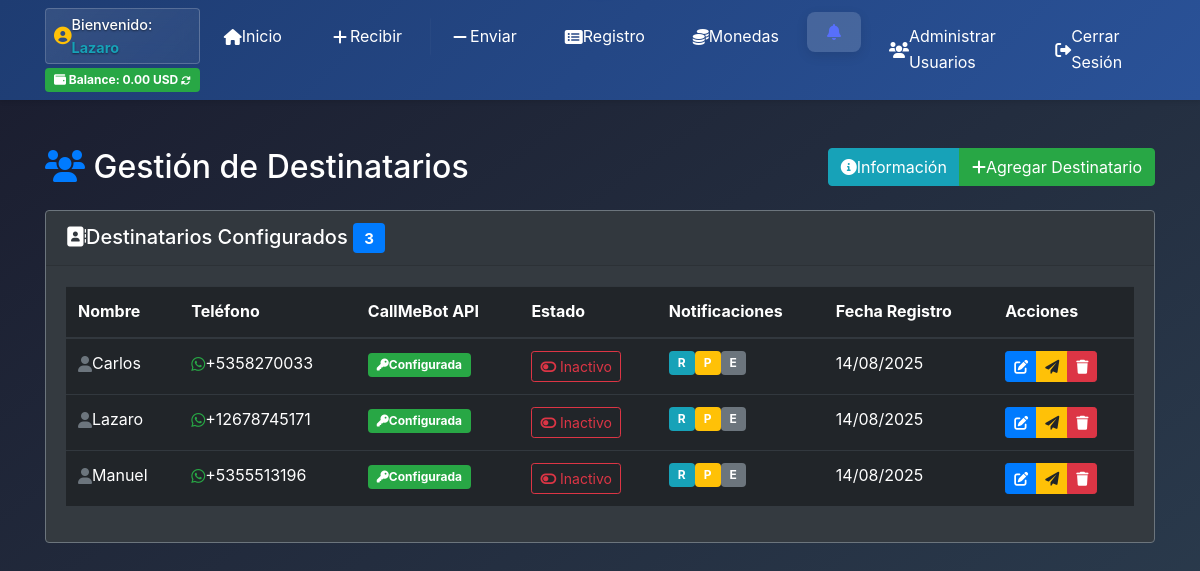
The page /notificaciones/destinatarios/ (signed in) on the database as committed earlier.
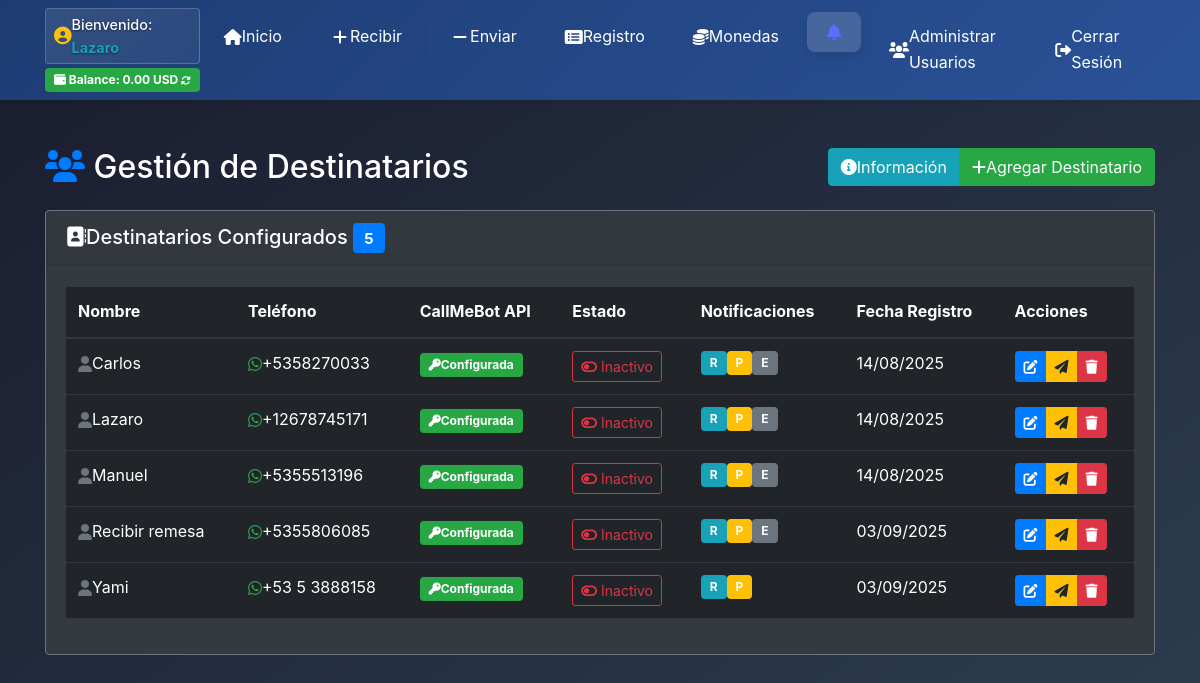
The same page on the database as committed later.
### notificaciones/models.py (models this page shows, shortened)
class DestinatarioNotificacion(models.Model):
    nombre = models.CharField(max_length=255, help_text="Nombre del destinatario")
    telefono = models.CharField(
        max_length=50,
        help_text="Número de WhatsApp (formato: +1234567890)"
    )
    activo = models.BooleanField(default=True)
    callmebot_api_key = models.CharField(
        max_length=255,
        blank=True,
        null=True,
        help_text="API Key personal de CallMeBot para este número específico"
    )
    recibir_remesas = models.BooleanField(
        default=True,
        help_text="Recibir notificaciones de remesas"
    )
    recibir_pagos = models.BooleanField(
        default=True,
        help_text="Recibir notificaciones de pagos"
    )
    recibir_cambios_estado = models.BooleanField(
        default=True,
        help_text="Recibir notificaciones de cambios de estado"
    )
    fecha_creacion = models.DateTimeField(auto_now_add=True)
    fecha_actualizacion = models.DateTimeField(auto_now=True)
    class Meta:
        verbose_name = "Destinatario de Notificación"
        verbose_name_plural = "Destinatarios de Notificación"
        ordering = ['nombre']

### notificaciones/views.py (the view)
# urls.py: path('destinatarios/', views.destinatarios_notificaciones, name='destinatarios'),
@staff_member_required
def destinatarios_notificaciones(request):
    destinatarios = DestinatarioNotificacion.objects.all().order_by('nombre')
    if request.method == 'POST':
        try:
            nombre = request.POST.get('nombre')
            telefono = request.POST.get('telefono')
            callmebot_api_key = request.POST.get('callmebot_api_key', '')
            activo = request.POST.get('activo') == 'true'
            recibir_remesas = request.POST.get('recibir_remesas') == 'true'
            recibir_pagos = request.POST.get('recibir_pagos') == 'true'
            recibir_cambios_estado = request.POST.get('recibir_cambios_estado') == 'true'
            if not nombre or not telefono:
                return JsonResponse({
                    'success': False,
                    'message': 'Nombre y teléfono son requeridos'
                })
            if DestinatarioNotificacion.objects.filter(telefono=telefono).exists():
                return JsonResponse({
                    'success': False,
                    'message': f'Ya existe un destinatario con el teléfono {telefono}'
                })
            destinatario = DestinatarioNotificacion.objects.create(
                nombre=nombre,
                telefono=telefono,
                callmebot_api_key=callmebot_api_key if callmebot_api_key else None,
                activo=activo,
                recibir_remesas=recibir_remesas,
                recibir_pagos=recibir_pagos,
                recibir_cambios_estado=recibir_cambios_estado
            )
            return JsonResponse({
                'success': True,
                'message': f'Destinatario {nombre} agregado correctamente'
            })
        except Exception as e:
            return JsonResponse({
                'success': False,
                'message': f'Error al agregar destinatario: {str(e)}'
            })
    else:
        form = DestinatarioForm()
    return render(request, 'notificaciones/destinatarios.html', {
        'destinatarios': destinatarios,
        'form': form
    })

### notificaciones/templates/notificaciones/destinatarios.html (shortened to what the changed rows need)
{% extends "eglisapp/base.html" %}
{% load static %}
{% block content %}
<div class="container mt-5">
    <div class="row">
        <div class="col-12">
            <div class="d-flex flex-column flex-md-row justify-content-between align-items-start align-items-md-center mb-4">
                <h2 class="text-white mb-3 mb-md-0">
                    <i class="fas fa-users me-2 text-primary"></i>
                    Gestión de Destinatarios
                </h2>
            </div>
            <div class="card bg-dark border-secondary">
                <div class="card-header">
                    <h5 class="mb-0 text-white">
                        <i class="fas fa-address-book me-2"></i>Destinatarios Configurados
                        <span class="badge bg-primary ms-2">{{ destinatarios.count }}</span>
                    </h5>
                </div>
                <div class="card-body">
                    {% if destinatarios %}
                        <div class="d-none d-lg-block">
                            <div class="table-responsive">
                                <table class="table table-dark table-hover">
                                    <thead>
                                        <tr>
                                            <th>Nombre</th>
                                            <th>Teléfono</th>
                                            <th>CallMeBot API</th>
                                            <th>Estado</th>
                                            <th>Notificaciones</th>
                                            <th>Fecha Registro</th>
                                            <th class="text-end">Acciones</th>
                                        </tr>
                                    </thead>
                                    <tbody>
                                        {% for destinatario in destinatarios %}
                                        <tr>
                                            <td>
                                                <div class="d-flex align-items-center">
                                                    <i class="fas fa-user me-2 text-muted"></i>
                                                    {{ destinatario.nombre }}
                                                </div>
                                            </td>
                                            <td>
                                                <div class="d-flex align-items-center">
                                                    <i class="fab fa-whatsapp me-2 text-success"></i>
                                                    {{ destinatario.telefono }}
                                                </div>
                                            </td>
                                            <td>
                                                {% if destinatario.callmebot_api_key %}
                                                    <span class="badge bg-success" title="API Key configurada">
                                                        <i class="fas fa-key me-1"></i>Configurada
                                                    </span>
                                                {% else %}
                                                    <span class="badge bg-warning" title="API Key no configurada">
                                                        <i class="fas fa-exclamation-triangle me-1"></i>No configurada
                                                    </span>
                                                {% endif %}
                                            </td>
                                            <td>
                                                <button type="button"
                                                        class="btn btn-sm {% if destinatario.activo %}btn-success{% else %}btn-outline-danger{% endif %} toggle-estado-btn"
                                                        data-destinatario-id="{{ destinatario.pk }}"
                                                        data-estado-actual="{% if destinatario.activo %}true{% else %}false{% endif %}"
                                                        title="{% if destinatario.activo %}Desactivar destinatario{% else %}Activar destinatario{% endif %}">
                                                    <i class="fas {% if destinatario.activo %}fa-toggle-on{% else %}fa-toggle-off{% endif %} me-1"></i>
                                                    {% if destinatario.activo %}Activo{% else %}Inactivo{% endif %}
                                                </button>
                                            </td>
                                            <td>
                                                <div class="d-flex gap-1">
                                                    {% if destinatario.recibir_remesas %}
                                                        <span class="badge bg-info" title="Recibe notificaciones de remesas">R</span>
                                                    {% endif %}
                                                    {% if destinatario.recibir_pagos %}
                                                        <span class="badge bg-warning" title="Recibe notificaciones de pagos">P</span>
                                                    {% endif %}
                                                    {% if destinatario.recibir_cambios_estado %}
                                                        <span class="badge bg-secondary" title="Recibe notificaciones de cambios de estado">E</span>
                                                    {% endif %}
                                                </div>
                                            </td>
                                            <td>{{ destinatario.fecha_creacion|date:"d/m/Y" }}</td>
                                            <td class="text-end">
                                                <div class="btn-group btn-group-sm">
                                                    <button type="button"
                                                            class="btn btn-primary editar-destinatario-btn"
                                                            data-destinatario-id="{{ destinatario.pk }}"
                                                            data-nombre="{{ destinatario.nombre }}"
                                                            data-telefono="{{ destinatario.telefono }}"
                                                            data-callmebot-api-key="{{ destinatario.callmebot_api_key|default:'' }}"
                                                            data-activo="{% if destinatario.activo %}true{% else %}false{% endif %}"
                                                            data-recibir-remesas="{% if destinatario.recibir_remesas %}true{% else %}false{% endif %}"
                                                            data-recibir-pagos="{% if destinatario.recibir_pagos %}true{% else %}false{% endif %}"
                                                            data-recibir-cambios-estado="{% if destinatario.recibir_cambios_estado %}true{% else %}false{% endif %}"
                                                            title="Editar">
                                                        <i class="fas fa-edit"></i>
                                                    </button>
                                                    <button type="button"
                                                            class="btn btn-warning enviar-test-btn"
                                                            data-destinatario-id="{{ destinatario.pk }}"
                                                            data-telefono="{{ destinatario.telefono }}"
                                                            title="Enviar mensaje de prueba">
                                                        <i class="fas fa-paper-plane"></i>
                                                    </button>
                                                    <button type="button"
                                                            class="btn btn-danger eliminar-destinatario-btn"
                                                            data-destinatario-id="{{ destinatario.pk }}"
                                                            data-nombre="{{ destinatario.nombre }}"
                                                            title="Eliminar destinatario">
                                                        <i class="fas fa-trash"></i>
                                                    </button>
                                                </div>
                                            </td>
                                        </tr>
                                        {% endfor %}
                                    </tbody>
                                </table>
                            </div>
                        </div>
                    {% endif %}
                </div>
            </div>
        </div>
    </div>
</div>
{% endblock %}

Rows that differ between the two databases and show on the page:
added DestinatarioNotificacion: nombre "Recibir remesa", telefono "+5355806085", callmebot_api_key "2153612" (drawn), activo False (drawn), recibir_remesas "R", recibir_pagos "P", recibir_cambios_estado "E", fecha_creacion "03/09/2025"
added DestinatarioNotificacion: nombre "Yami", telefono "+53 5 3888158", callmebot_api_key "6359554" (drawn), activo False (drawn), recibir_remesas "R", recibir_pagos "P", fecha_creacion "03/09/2025"
Other text that changed with them:
{{ destinatarios.count }}: "3" → "5"
